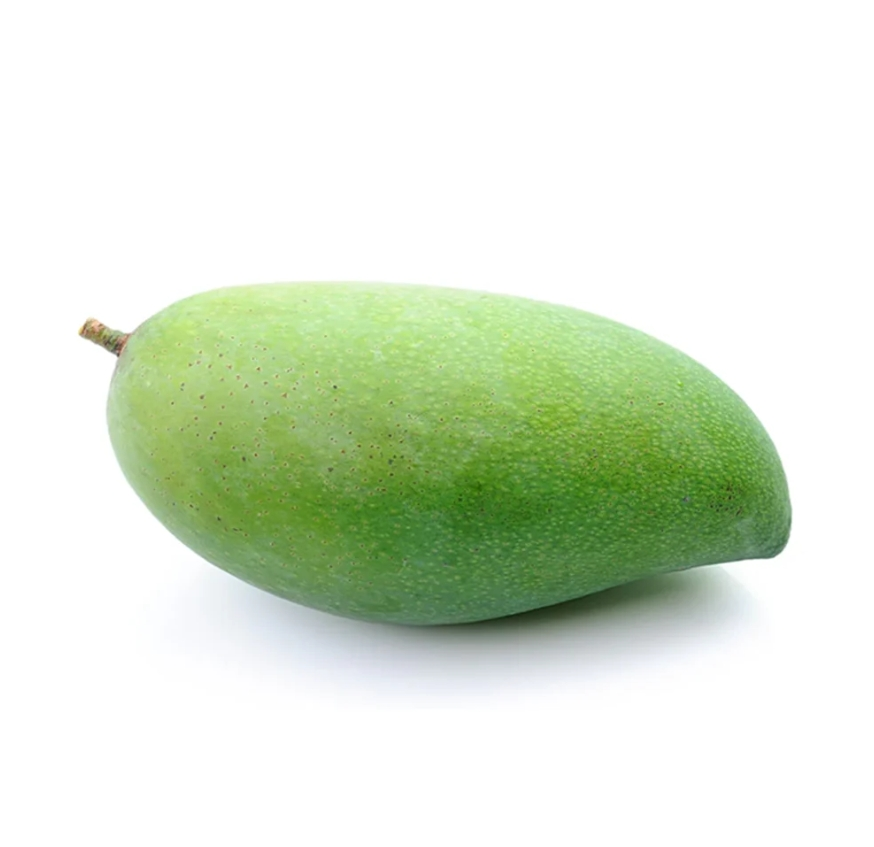
//> input picture 06_histogramas_umbralizacion/raw/Mango.jpeg, 874 x 847 px; its folder holds 3 pictures in this run
$ ./histogramas_umbralizacion   (built with g++ and OpenCV 4)
//> lines starting //> are read from the running program, lines starting //| are printed output that depends on the picture
#include <opencv2/core.hpp>
#include <opencv2/imgcodecs.hpp>
#include <opencv2/imgproc.hpp>
#include <opencv2/calib3d.hpp>
#include <algorithm>
#include <cmath>
#include <filesystem>
#include <functional>
#include <iostream>
#include <set>
#include <stdexcept>
#include <string>
#include <vector>
#ifndef RUTA_PROYECTO
#define RUTA_PROYECTO "."
#endif
namespace fs = std::filesystem;
namespace {
std::size_t salidas = 0;
fs::path raiz(int argc, char** argv) {
    if (argc > 2) throw std::runtime_error("Uso: ejecutable [raiz_de_Playground]");
    return fs::absolute(argc == 2 ? fs::u8path(argv[1]) : fs::u8path(RUTA_PROYECTO));
}
std::vector<fs::path> archivos(const fs::path& dir) {
    if (!fs::is_directory(dir)) throw std::runtime_error("No existe: " + dir.u8string());
    std::vector<fs::path> lista;
    std::set<std::string> nombres;
    for (const auto& e : fs::directory_iterator(dir)) {
        if (!e.is_regular_file() || e.path().filename().string().front() == '.') continue;
        if (!cv::haveImageReader(e.path().u8string()))
            throw std::runtime_error("Entrada sin decodificador: " + e.path().u8string());
        if (!nombres.insert(e.path().stem().u8string()).second)
            throw std::runtime_error("Nombres base repetidos en: " + dir.u8string());
        lista.push_back(e.path());
    }
    std::sort(lista.begin(), lista.end());
    if (lista.empty()) throw std::runtime_error("Sin imagenes en: " + dir.u8string());
    return lista;
}
cv::Mat leer(const fs::path& p) {
    cv::Mat m = cv::imread(p.u8string(), cv::IMREAD_UNCHANGED);
//> m is the input picture: 847 rows x 874 cols, CV_8UC3; mean B, G, R 211.9, 230.9, 220.1
    if (m.empty()) throw std::runtime_error("No se pudo leer: " + p.u8string());
    std::cout << p.filename() << ": canales reales=" << m.channels() << std::endl;
//| "Mango.jpeg": canales reales=3
    return m;
}
cv::Mat ocho(const cv::Mat& m) {
    if (m.depth() == CV_8U) return m;
    cv::Mat f, r;
    m.convertTo(f, CV_32F);
    cv::normalize(f, r, 0, 255, cv::NORM_MINMAX, CV_8U);
    return r;
}
cv::Mat gris(const cv::Mat& m) {
    cv::Mat g;
    if (m.channels() == 1) return ocho(m);
    cv::cvtColor(m, g, m.channels() == 4 ? cv::COLOR_BGRA2GRAY : cv::COLOR_BGR2GRAY);
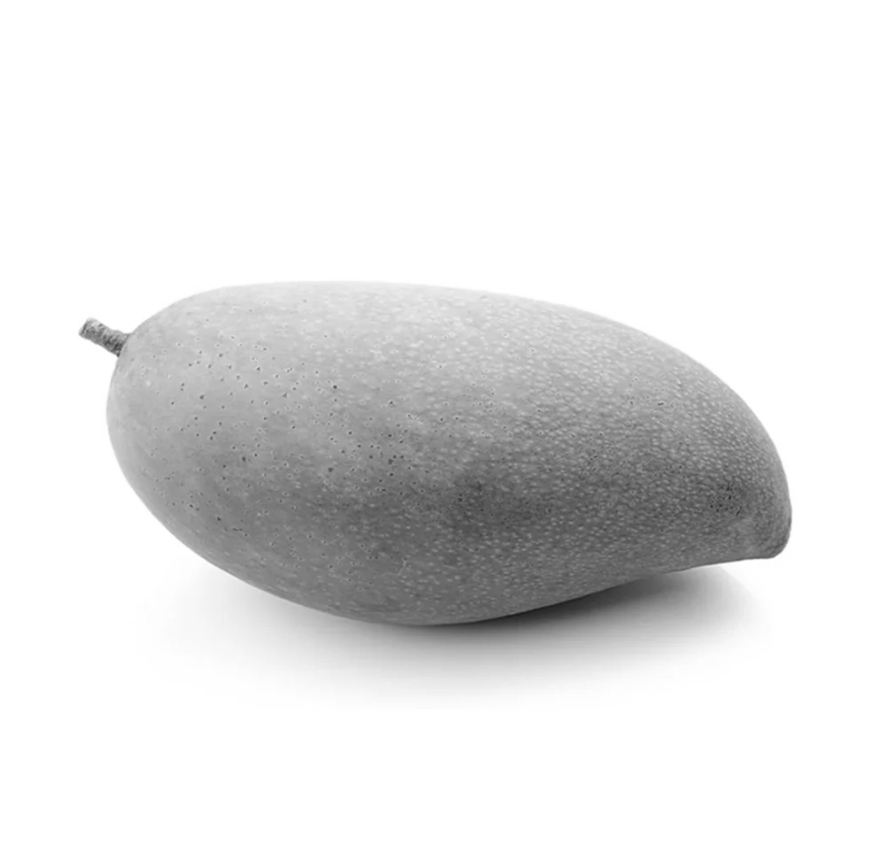
//> g: 847 rows x 874 cols, CV_8UC1; min 28, max 255, mean 225.5
    return ocho(g);
}
cv::Mat color(const cv::Mat& m) {
    cv::Mat b;
    if (m.channels() == 1) cv::cvtColor(ocho(m), b, cv::COLOR_GRAY2BGR);
    else if (m.channels() == 4) cv::cvtColor(ocho(m), b, cv::COLOR_BGRA2BGR);
    else b = ocho(m);
    return b;
}
void guardar(const fs::path& p, const cv::Mat& m) {
    if (m.empty()) throw std::runtime_error("Resultado vacio: " + p.u8string());
    if (m.depth() != CV_8U || (m.channels() != 1 && m.channels() != 3))
        throw std::runtime_error("Preparar visualizacion de 8 bits: " + p.u8string());
    fs::create_directories(p.parent_path());
    if (!cv::imwrite(p.u8string(), m)) throw std::runtime_error("Fallo de escritura: " + p.u8string());
    ++salidas;
}
int lote(const fs::path& actividad,
         const std::function<void(const cv::Mat&, const fs::path&)>& procesar) {
    const auto lista = archivos(actividad / "raw");
    int fallos = 0;
    for (const auto& p : lista) {
        try {
            procesar(leer(p), actividad / "resultados" / p.stem());
            std::cout << "Procesada: " << p.filename() << std::endl;
        } catch (const std::exception& e) {
            ++fallos;
            std::cerr << p.filename() << ": " << e.what() << std::endl;
        }
    }
    std::cout << "Entradas: " << lista.size() << "; fallos: " << fallos
              << "; PNG escritos: " << salidas << std::endl;
    return fallos ? 1 : 0;
}
} // namespace
namespace {
cv::Mat histograma(const std::vector<cv::Mat>& canales, const std::vector<cv::Scalar>& colores) {
    cv::Mat grafica(430, 650, CV_8UC3, cv::Scalar(255,255,255));
    const int izq = 80, arriba = 40, ancho = 510, alto = 310;
    cv::line(grafica, {izq, arriba}, {izq, arriba+alto}, cv::Scalar(0,0,0), 1);
    cv::line(grafica, {izq, arriba+alto}, {izq+ancho, arriba+alto}, cv::Scalar(0,0,0), 1);
    for (int i = 0; i <= 4; ++i) {
        const int yy = arriba + alto - alto*i/4;
        cv::line(grafica, {izq, yy}, {izq+ancho, yy}, cv::Scalar(225,225,225));
        cv::putText(grafica, cv::format("%.2f", i/4.), {20, yy+5}, cv::FONT_HERSHEY_SIMPLEX, .45, cv::Scalar(0,0,0), 1, cv::LINE_AA);
    }
    for (int v : {0,64,128,192,255})
        cv::putText(grafica, std::to_string(v), {izq+2*v-10, arriba+alto+22}, cv::FONT_HERSHEY_SIMPLEX, .45, cv::Scalar(0,0,0), 1, cv::LINE_AA);
    cv::putText(grafica, "Frecuencia / maximo de cada canal", {80, 24}, cv::FONT_HERSHEY_SIMPLEX, .55, cv::Scalar(0,0,0), 1, cv::LINE_AA);
    cv::putText(grafica, "Intensidad (0-255)", {230, 405}, cv::FONT_HERSHEY_SIMPLEX, .6, cv::Scalar(0,0,0), 1, cv::LINE_AA);
    for (std::size_t c = 0; c < canales.size(); ++c) {
        cv::Mat hist;
        int bins = 256, indice = 0;
        float rango[] = {0,256}; const float* rangos[] = {rango};
        cv::calcHist(&canales[c], 1, &indice, cv::Mat(), hist, 1, &bins, rangos);
        double maximo; cv::minMaxLoc(hist, nullptr, &maximo);
        hist /= float(std::max(1., maximo));
        for (int i = 1; i < 256; ++i)
            cv::line(grafica, {izq+2*(i-1), arriba+alto-cvRound(alto*hist.at<float>(i-1))},
                {izq+2*i, arriba+alto-cvRound(alto*hist.at<float>(i))}, colores[c], 2, cv::LINE_AA);
    }
    if (canales.size() == 3) {
        for (int c = 0; c < 3; ++c)
            cv::putText(grafica, std::vector<std::string>{"B", "G", "R"}[c],
                {500+35*c, 390}, cv::FONT_HERSHEY_SIMPLEX, .6, colores[c], 2, cv::LINE_AA);
    }
    return grafica;
}
void procesar(const cv::Mat& m, const fs::path& out) {
    cv::Mat g = gris(m), r;
    const bool esColor = out.filename() == "Mango" || out.filename() == "mango";
//> esColor = true
    if (esColor && m.channels() != 3 && m.channels() != 4)
        throw std::runtime_error("Mango debe contener color BGR");
    guardar(out / "entrada/original.png", esColor ? color(m) : g);
    guardar(out / "entrada/gris.png", g);
    std::cout << out.filename() << ": representacion=" << (esColor ? "BGR y gris" : "gris") << std::endl;
    guardar(out / "histogramas/gris_normalizado.png", histograma({g}, {cv::Scalar(20,20,20)}));
    if (esColor) {
        std::vector<cv::Mat> canales; cv::split(color(m), canales);
        std::vector<cv::Scalar> colores = {{220,40,0}, {0,150,0}, {0,0,220}};
        const std::vector<std::string> nombres = {"B", "G", "R"};
        for (int i = 0; i < 3; ++i)
            guardar(out / "histogramas" / (nombres[i]+"_normalizado.png"), histograma({canales[i]}, {colores[i]}));
        guardar(out / "histogramas/BGR_normalizado.png", histograma(canales, colores));
        cv::Mat ycrcb, ec;
        cv::cvtColor(color(m), ycrcb, cv::COLOR_BGR2YCrCb); cv::split(ycrcb, canales);
        cv::equalizeHist(canales[0], canales[0]); cv::merge(canales, ycrcb);
        cv::cvtColor(ycrcb, ec, cv::COLOR_YCrCb2BGR);
        guardar(out / "ecualizacion/color_luminancia.png", ec);
    } else {
        // Retira solo salidas de color obsoletas generadas por versiones anteriores.
        for (const auto& nombre : {"B_normalizado.png", "G_normalizado.png", "R_normalizado.png", "BGR_normalizado.png"})
            fs::remove(out / "histogramas" / nombre);
        fs::remove(out / "ecualizacion/color_luminancia.png");
    }
    cv::equalizeHist(g, r); guardar(out / "ecualizacion/gris.png", r);
    guardar(out / "histogramas/gris_ecualizado_normalizado.png", histograma({r}, {cv::Scalar(20,20,20)}));
    cv::threshold(g, r, 0, 255, cv::THRESH_BINARY | cv::THRESH_OTSU); guardar(out / "umbrales/otsu.png", r);
    int bloque = std::min(31, std::min(g.rows, g.cols)); if (bloque%2 == 0) --bloque;
    if (bloque < 3) throw std::runtime_error("Imagen demasiado pequena para umbral adaptativo");
    cv::adaptiveThreshold(g, r, 255, cv::ADAPTIVE_THRESH_MEAN_C, cv::THRESH_BINARY, bloque, 5);
    guardar(out / "umbrales/adaptativa_media.png", r);
    cv::adaptiveThreshold(g, r, 255, cv::ADAPTIVE_THRESH_GAUSSIAN_C, cv::THRESH_BINARY, bloque, 5);
    guardar(out / "umbrales/adaptativa_gaussiana.png", r);
    for (const auto& par : std::vector<std::pair<int, std::string>>{
        {cv::THRESH_BINARY,"binaria_127"}, {cv::THRESH_BINARY_INV,"binaria_inversa_127"},
        {cv::THRESH_TRUNC,"truncamiento_127"}, {cv::THRESH_TOZERO,"a_cero_127"},
        {cv::THRESH_TOZERO_INV,"a_cero_inversa_127"}}) {
        cv::threshold(g, r, 127, 255, par.first); guardar(out / "umbrales" / (par.second+".png"), r);
    }
}
}
int main(int argc, char** argv) {
//> (the run ends here: the program exits with an error code, at `try { return lote(raiz(argc, argv) / "06_histogramas_umbralizacion", p..`)
